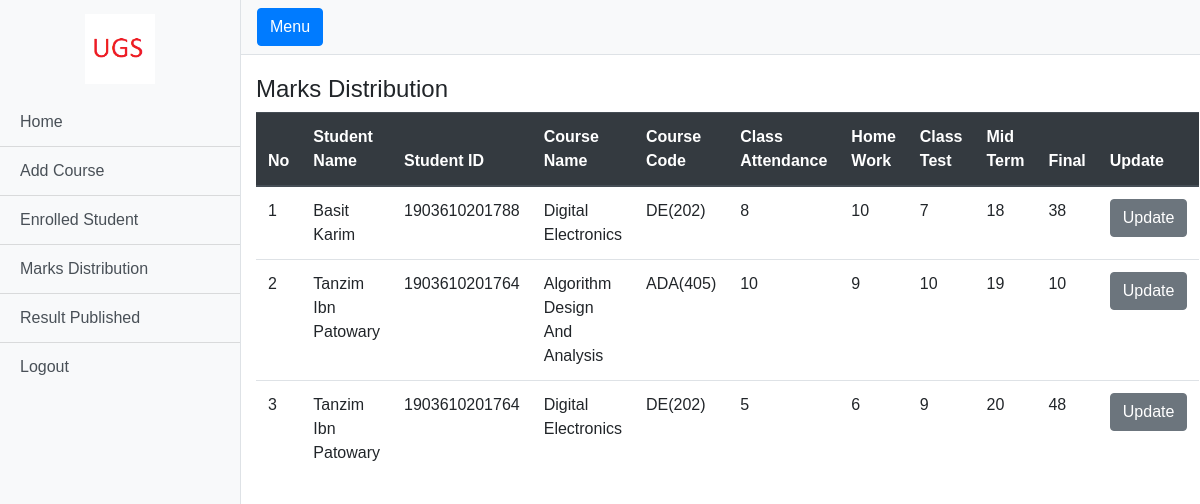
The page /panel/marks_dis.php (signed in) on the database its author committed.
### tables this page shows
CREATE TABLE IF NOT EXISTS `marks_distribution` (
  `id` int(11) NOT NULL AUTO_INCREMENT,
  `student_id` int(11) NOT NULL,
  `course_id` int(11) NOT NULL,
  `class_attendacne` int(11) NOT NULL DEFAULT 0,
  `home_work` int(11) NOT NULL DEFAULT 0,
  `class_test` int(11) NOT NULL DEFAULT 0,
  `mid_term` int(11) NOT NULL DEFAULT 0,
  `final` int(11) NOT NULL DEFAULT 0,
  `published` int(11) NOT NULL,
  PRIMARY KEY (`id`)
);

CREATE TABLE IF NOT EXISTS `student_info` (
  `id` int(11) NOT NULL AUTO_INCREMENT,
  `name` varchar(30) NOT NULL,
  `student_id` varchar(30) NOT NULL,
  `email` varchar(30) NOT NULL,
  `password` varchar(100) NOT NULL,
  PRIMARY KEY (`id`)
);

CREATE TABLE IF NOT EXISTS `course` (
  `id` int(11) NOT NULL AUTO_INCREMENT,
  `name` varchar(30) NOT NULL,
  `code` varchar(10) NOT NULL,
  `semester` int(11) NOT NULL,
  `avail` int(11) NOT NULL,
  PRIMARY KEY (`id`)
);

### panel/marks_dis.php (the view, shortened to what this page needs)
<?php
require_once ("../libs/connection.php");
?>
<!DOCTYPE html>
<html lang="en">
<head>
  <link href="vendor/bootstrap/css/bootstrap.min.css" rel="stylesheet">
  <link href="css/simple-sidebar.css" rel="stylesheet">
</head>
<body style="font-family: 'SolaimanLipi', Arial, sans-serif !important;" >
  <div class="d-flex" id="wrapper">
    <?php include("sidebar.php");?>
    <div id="page-content-wrapper">
      <nav  class="navbar navbar-expand-lg navbar-light bg-light border-bottom" >
        <button class="btn btn-primary" id="menu-toggle">Menu</button>
      </nav>
      <div class="container-fluid">
                    <h4 style="margin-top: 20px;">Marks Distribution</h4>
                    <table id="t_table" class="table" >
                        <thead class="thead-dark">
                            <tr>
                            <th scope="col">No</th>
                            <th scope="col">Student Name</th>
                            <th scope="col">Student ID</th>
                            <th scope="col">Course Name</th>
                            <th scope="col">Course Code</th>
                            <th scope="col">Class Attendance</th>
                            <th scope="col">Home Work</th>
                            <th scope="col">Class Test</th>
                            <th scope="col">Mid Term</th>
                            <th scope="col">Final</th>
                            <th scope="col">Update</th>
                            </tr>
                        </thead>
                        <tbody>
                            <?php
                                    $retrive = "SELECT student_info.name as std_name, student_info.student_id as std_id, course.code as cou_code, course.name as cou_name, marks_distribution.class_attendacne as class_attendacne, marks_distribution.home_work as home_work, marks_distribution.class_test as class_test, marks_distribution.mid_term as mid_term, marks_distribution.final as final_marks, marks_distribution.id as marks_id FROM `marks_distribution` JOIN student_info ON student_info.id = marks_distribution.student_id JOIN course ON course.id = marks_distribution.course_id;";
                                    $i = 0;
                                    $result = mysqli_query($conn,$retrive);
                                    while($row = mysqli_fetch_array($result)){
                                        $i++;
                                        ?>
                                    <tr>
                                        <td><?php echo $i;?></td>
                                        <td><?php echo $row['std_name']?></td>
                                        <td><?php echo $row['std_id']?></td>
                                        <td><?php echo $row['cou_name']?></td>
                                        <td><?php echo $row['cou_code']?></td>
                                        <td><?php echo $row['class_attendacne']?></td>
                                        <td><?php echo $row['home_work']?></td>
                                        <td><?php echo $row['class_test']?></td>
                                        <td><?php echo $row['mid_term']?></td>
                                        <td><?php echo $row['final_marks']?></td>
                                        <td><a style="color:white; text-decoration:none;" href='update_marks.php?id=<?php echo $row['marks_id'];echo '&std_id='.$row['std_id'];
                                        echo '&std_name='.$row['std_name'];
                                        echo '&cou_name='.$row['cou_name'];
                                        echo '&class_attendacne='.$row['class_attendacne'];
                                        echo '&home_work='.$row['home_work'];
                                        echo '&class_test='.$row['class_test'];
                                        echo '&mid_term='.$row['mid_term'];
                                        echo '&final_marks='.$row['final_marks']; ?>'><button class="btn btn-secondary">Update</button></a></td>
                                        </tr>
                                <?php
                                }
                                ?>
                        </tbody>
                    </table>
    </div>
	</div>
  </div>
</body>
</html>

### panel/css/simple-sidebar.css (style rules this page uses)
#wrapper { overflow-x: hidden; }
#page-content-wrapper { min-width: 100vw; }
@media (min-width: 768px) { #page-content-wrapper { min-width: 0; width: 100%; } }

### rows shown on the page
marks_distribution: student_info.name "Basit Karim", student_info.student_id "1903610201788", course.name "Digital Electronics", course.code "DE(202)", class_attendacne "8", home_work "10", class_test "7", mid_term "18", final "38"
marks_distribution: student_info.name "Tanzim Ibn Patowary", student_info.student_id "1903610201764", course.name "Algorithm Design And Analysis", course.code "ADA(405)", class_attendacne "10", home_work "9", class_test "10", mid_term "19", final "10"
marks_distribution: student_info.name "Tanzim Ibn Patowary", student_info.student_id "1903610201764", course.name "Digital Electronics", course.code "DE(202)", class_attendacne "5", home_work "6", class_test "9", mid_term "20", final "48"
